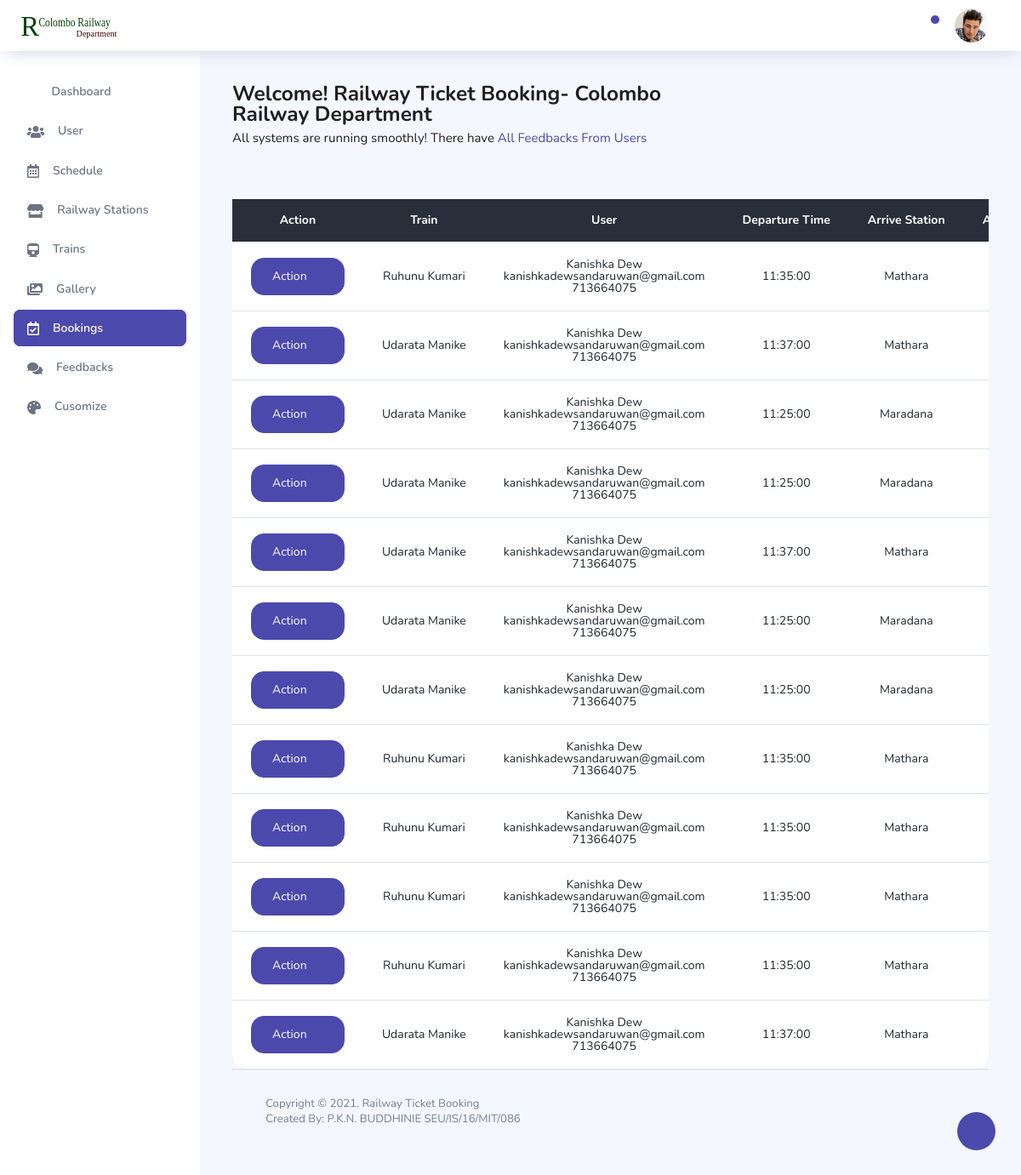
The app's page /dashboard/bookings.php (signed in) with its own data.
### tables this page shows
CREATE TABLE `booking` (
  `booking_id` int(11) NOT NULL,
  `sch_id` int(255) NOT NULL,
  `booking_date` date NOT NULL,
  `traveller` int(255) NOT NULL,
  `total_amount` int(255) NOT NULL,
  `payment` varchar(255) NOT NULL,
  `status` varchar(255) NOT NULL,
  `trndate` datetime NOT NULL,
  `user_id` int(255) NOT NULL
);

CREATE TABLE `train` (
  `train_id` int(11) NOT NULL,
  `train_name` varchar(255) NOT NULL,
  `one_class_seats` int(255) NOT NULL,
  `two_class_seats` int(255) NOT NULL,
  `tree_class_seats` int(255) NOT NULL,
  `details` varchar(255) NOT NULL
);

CREATE TABLE `user` (
  `user_id` int(11) NOT NULL,
  `name` varchar(255) NOT NULL,
  `phone` int(11) NOT NULL,
  `email` varchar(255) NOT NULL,
  `address` varchar(255) NOT NULL,
  `password` varchar(255) NOT NULL,
  `nic` varchar(255) NOT NULL
);

CREATE TABLE `schedule` (
  `sch_id` int(11) NOT NULL,
  `train_id` int(255) NOT NULL,
  `depature_time` time NOT NULL,
  `to_station` int(255) NOT NULL,
  `arrive_time` time NOT NULL,
  `distance` varchar(255) NOT NULL,
  `available` varchar(255) NOT NULL,
  `trn_date` datetime NOT NULL,
  `one_class_price` int(255) NOT NULL,
  `two_class_price` int(255) NOT NULL,
  `tree_class_price` int(255) NOT NULL
);

CREATE TABLE `station` (
  `station_id` int(11) NOT NULL,
  `Station_name` varchar(255) NOT NULL
);

### dashboard/bookings.php (the view, shortened to what this page needs)
<?php require_once 'nav.php'; ?>
      <nav class="sidebar sidebar-offcanvas" id="sidebar">
        <ul class="nav">
          <li class="nav-item">
            <a class="nav-link" href="index.php">
              <i class="icon-grid menu-icon"></i>
              <span class="menu-title">Dashboard</span>
            </a>
          </li>
          <li class="nav-item">
            <a class="nav-link" href="user.php">
              <i class="fas fa-users menu-icon"></i>
              <span class="menu-title">User</span>
            </a>
          </li>
          <li class="nav-item">
            <a class="nav-link" href="schedule.php">
              <i class="far fa-calendar-alt menu-icon"></i>
              <span class="menu-title">Schedule</span>
            </a>
          </li>
          <li class="nav-item">
            <a class="nav-link" href="station.php">
              <i class="fas fa-store menu-icon"></i>
              <span class="menu-title">Railway Stations</span>
            </a>
          </li>
          <li class="nav-item">
            <a class="nav-link" href="train.php">
              <i class="fas fa-train menu-icon"></i>
              <span class="menu-title">Trains</span>
            </a>
          </li>
          <li class="nav-item">
            <a class="nav-link" href="gallery.php">
              <i class="fas fa-images menu-icon"></i>
              <span class="menu-title">Gallery</span>
            </a>
          </li>
          <li class="nav-item">
            <a class="nav-link" href="bookings.php">
              <i class="far fa-calendar-check menu-icon"></i>
              <span class="menu-title">Bookings</span>
            </a>
          </li>
          <li class="nav-item">
            <a class="nav-link" href="feedbacks.php">
              <i class="fas fa-comments menu-icon"></i>
              <span class="menu-title">Feedbacks</span>
            </a>
          </li>
          <li class="nav-item">
            <a class="nav-link" href="custom.php">
              <i class="fas fa-palette menu-icon"></i>
              <span class="menu-title">Cusomize</span>
            </a>
          </li>
        </ul>
      </nav>
      <div class="main-panel">
        <div class="content-wrapper">
          <div class="row">
            <div class="col-md-12 grid-margin">
              <div class="row">
                <div class="col-11 col-xl-8 mb-4 mb-xl-0">
                  <h3 class="font-weight-bold">Welcome! Railway Ticket Booking- Colombo Railway Department </h3>
                  <h6 class="font-weight-normal mb-0">All systems are running smoothly! There have <span class="text-primary">All Feedbacks From Users</span></h6>
                </div>
              </div>
            </div>
          </div>
          <div class="row">
              <div class="col-md-12 mt-4">
                        <div class="card">
                            <div class="table-responsive" style="text-align: center;">
                                <table class="table v-middle" style="text-align: center;">
                                    <thead>
                                        <tr class="bg-dark">
                                            <th class="border-top-0 text-white">Action</th>
                                            <th class="border-top-0 text-white">Train</th>
                                            <th class="border-top-0 text-white">User</th>
                                            <th class="border-top-0 text-white">Departure Time </th>
                                            <th class="border-top-0 text-white">Arrive Station</th>
                                            <th class="border-top-0 text-white">Arrive Time</th>
                                        </tr>
                                    </thead>
                                    <?php
                                      $count=1;
                                        $viewquery = " SELECT * FROM booking order by trndate desc";
                                        $viewresult = mysqli_query($con,$viewquery);
                                         ?>
                                        <tbody>
                                          <?php while($row = mysqli_fetch_assoc($viewresult)) {
                                                $viewquery1 = " SELECT * FROM schedule where sch_id='".$row['sch_id']."'";
                                                $viewresult1 = mysqli_query($con,$viewquery1);
                                                $row1 = mysqli_fetch_assoc($viewresult1);
                                                $train_id = $row1['train_id'];
                                                $station_id = $row1['to_station'];
                                                $viewquery2 = " SELECT * FROM user where user_id='".$row['user_id']."'";
                                                $viewresult3 = mysqli_query($con,$viewquery2);
                                                $row2 = mysqli_fetch_assoc($viewresult3);
                                                $gettrain = "SELECT * FROM train where train_id = '$train_id' ";
                                                $viewresult1 = mysqli_query($con, $gettrain);
                                                $row3 = mysqli_fetch_assoc($viewresult1);
                                                $getstation = "SELECT * FROM station where station_id ='$station_id' ";
                                                $viewresult2 = mysqli_query($con, $getstation);
                                                $row4 = mysqli_fetch_assoc($viewresult2);
                                                ?>
                                                <tr>
                                                    <td>
                                                      <div class="dropdown">
                                                        <button class="btn btn-primary dropdown-toggle" type="button" id="dropdownMenuButton" data-toggle="dropdown" aria-haspopup="true" aria-expanded="false">
                                                          Action
                                                        </button>
                                                      </div>
                                                    </td>
                                                    <td><?php echo $row3['train_name']; ?></td>
                                                    <td><?php echo $row2['name']; ?><br><?php echo $row2['email']; ?><br><?php echo $row2['phone']; ?></td>
                                                    <td><?php echo $row1['depature_time']; ?></td>
                                                    <td><?php echo $row4['Station_name']; ?></td>
                                                    <td><?php echo $row1['arrive_time']; ?></td>
                                                </tr>
                                            <?php   $count++;   }?>
                                    </tbody>
                                </table>
                            </div>
                        </div>
                    </div>
          </div>
        <footer class="footer">
          <div class="d-sm-flex justify-content-center justify-content-sm-between">
            <span class="text-muted text-center text-sm-left d-block d-sm-inline-block">Copyright © 2021.  Railway Ticket Booking <br>
            Created By: P.K.N. BUDDHINIE SEU/IS/16/MIT/086</span>
          </div>
        </footer>
      </div>
    </div>
  </div>
</body>
</html>

### records on screen
booking: train.train_name "Ruhunu Kumari", user.name "Kanishka Dew", user.email "kanishkadewsandaruwan@gmail.com", user.phone "713664075", sch.depature_time "11:35:00", station.Station_name "Mathara"
booking: train.train_name "Udarata Manike", user.name "Kanishka Dew", user.email "kanishkadewsandaruwan@gmail.com", user.phone "713664075", sch.depature_time "11:37:00", station.Station_name "Mathara"
booking: train.train_name "Udarata Manike", user.name "Kanishka Dew", user.email "kanishkadewsandaruwan@gmail.com", user.phone "713664075", sch.depature_time "11:25:00", station.Station_name "Maradana"
booking: train.train_name "Udarata Manike", user.name "Kanishka Dew", user.email "kanishkadewsandaruwan@gmail.com", user.phone "713664075", sch.depature_time "11:25:00", station.Station_name "Maradana"
booking: train.train_name "Udarata Manike", user.name "Kanishka Dew", user.email "kanishkadewsandaruwan@gmail.com", user.phone "713664075", sch.depature_time "11:37:00", station.Station_name "Mathara"
booking: train.train_name "Udarata Manike", user.name "Kanishka Dew", user.email "kanishkadewsandaruwan@gmail.com", user.phone "713664075", sch.depature_time "11:25:00", station.Station_name "Maradana"
booking: train.train_name "Udarata Manike", user.name "Kanishka Dew", user.email "kanishkadewsandaruwan@gmail.com", user.phone "713664075", sch.depature_time "11:25:00", station.Station_name "Maradana"
booking: train.train_name "Ruhunu Kumari", user.name "Kanishka Dew", user.email "kanishkadewsandaruwan@gmail.com", user.phone "713664075", sch.depature_time "11:35:00", station.Station_name "Mathara"
booking: train.train_name "Ruhunu Kumari", user.name "Kanishka Dew", user.email "kanishkadewsandaruwan@gmail.com", user.phone "713664075", sch.depature_time "11:35:00", station.Station_name "Mathara"
booking: train.train_name "Ruhunu Kumari", user.name "Kanishka Dew", user.email "kanishkadewsandaruwan@gmail.com", user.phone "713664075", sch.depature_time "11:35:00", station.Station_name "Mathara"
booking: train.train_name "Ruhunu Kumari", user.name "Kanishka Dew", user.email "kanishkadewsandaruwan@gmail.com", user.phone "713664075", sch.depature_time "11:35:00", station.Station_name "Mathara"
booking: train.train_name "Udarata Manike", user.name "Kanishka Dew", user.email "kanishkadewsandaruwan@gmail.com", user.phone "713664075", sch.depature_time "11:37:00", station.Station_name "Mathara"
